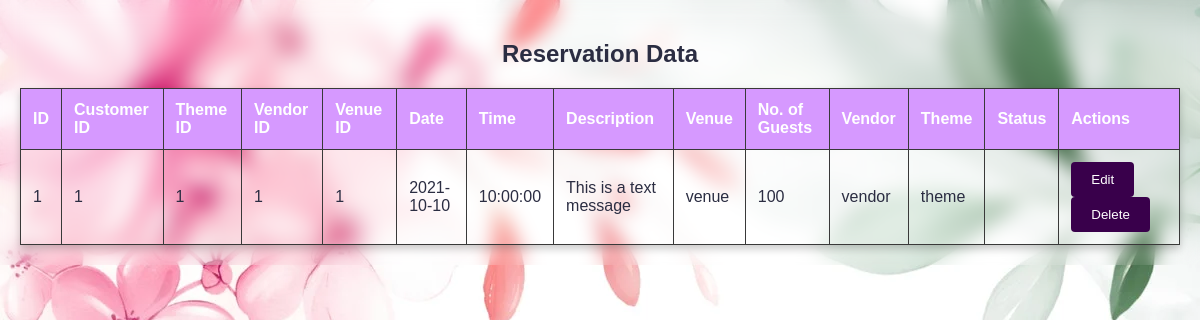
Page /Backend/viewReservation.php on the committed database.
### tables this page shows
CREATE TABLE IF NOT EXISTS `reservation` (
    `id` INT(100) NOT NULL AUTO_INCREMENT,
    `customer_id` INT(100) NOT NULL,
    `theme_id` INT(100) NOT NULL,
    `vendor_id` INT(100) NOT NULL,
    `venue_id` INT(100) NOT NULL,
    `admin_id` INT(100) NOT NULL,
    `date` DATE NOT NULL,
    `time` TIME NOT NULL,
    `description` VARCHAR(1000) NOT NULL,
    `venue` VARCHAR(100) NOT NULL,
    `no_guests` INT(100) NOT NULL,
    `vendor` VARCHAR(100) NOT NULL,
    `theme` VARCHAR(100) NOT NULL,
    PRIMARY KEY (`id`),
    FOREIGN KEY (`customer_id`) REFERENCES `customer` (`id`),
    FOREIGN KEY (`theme_id`) REFERENCES `theme` (`id`),
    FOREIGN KEY (`vendor_id`) REFERENCES `vendor` (`id`),
    FOREIGN KEY (`venue_id`) REFERENCES `venue` (`id`),
    FOREIGN KEY (`admin_id`) REFERENCES `admin` (`id`)
);

### Backend/viewReservation.php (the view, shortened to what this page needs)
<!DOCTYPE html>
<html lang="en">
<head>
    <link rel="stylesheet" href="./CSS/viewReservation.css" />
</head>
<body>
    <?php
    include '../Include/connectin.php';
    $sql = "SELECT * FROM reservation";
    $result = $conn->query($sql);
    $rows = array();
    if ($result->num_rows > 0) {
        while ($row = $result->fetch_assoc()) {
            $rows[] = $row;
        }
    }
    ?>
    <h2>Reservation Data</h2>
    <?php if (!empty($rows)) : ?>
        <table>
            <tr>
                <th>ID</th>
                <th>Customer ID</th>
                <th>Theme ID</th>
                <th>Vendor ID</th>
                <th>Venue ID</th>
                <th>Date</th>
                <th>Time</th>
                <th>Description</th>
                <th>Venue</th>
                <th>No. of Guests</th>
                <th>Vendor</th>
                <th>Theme</th>
                <th>Status</th>
                <th>Actions</th>
            </tr>
            <?php foreach ($rows as $row) : ?>
                <tr>
                    <td><?php echo $row['id']; ?></td>
                    <td><?php echo $row['customer_id']; ?></td>
                    <td><?php echo $row['theme_id']; ?></td>
                    <td><?php echo $row['vendor_id']; ?></td>
                    <td><?php echo $row['venue_id']; ?></td>
                    <td><?php echo $row['date']; ?></td>
                    <td><?php echo $row['time']; ?></td>
                    <td><?php echo $row['description']; ?></td>
                    <td><?php echo $row['venue']; ?></td>
                    <td><?php echo $row['no_guests']; ?></td>
                    <td><?php echo $row['vendor']; ?></td>
                    <td><?php echo $row['theme']; ?></td>
                    <td><?php echo $row['status']; ?></td>
                    <td>
                        <button onclick="openEditPopup(<?php echo $row['id']; ?>)">Edit</button>
                        <button onclick="openDeletePopup(<?php echo $row['id']; ?>)">Delete</button>
                    </td>
                </tr>
            <?php endforeach; ?>
        </table>
    <?php else : ?>
        <p>No results found.</p>
    <?php endif; ?>
</body>
</html>

### Backend/CSS/viewReservation.css (style rules this page uses)
table { border-collapse: collapse; width: 100%; margin-top: 20px; }
body { font-family: 'Poppins', sans-serif; background-image: url('../images/admin5.webp'); backdrop-filter: blur(10px); -webkit-backdrop-filter: blur(10px); color: #f4f4f4; margin: 0; padding: 20px; }
th, td { border: 1px solid #ddd; padding: 8px; text-align: left; }
th { background-color: #f2f2f2; }
h2 { color: #2B2D42; text-align: center; }
table { border-collapse: collapse; width: 100%; margin-top: 20px; box-shadow: 0 4px 8px 0 rgba(0,0,0,0.2); }
th, td { border: 1px solid #393939; padding: 12px; text-align: left; color: #2B2D42; }
th { background-color: #d699ff; color: #ffffff; }
tr:nth-child(even) { background-color: transparent; }
button { background-color: #39004b; color: #ffffff; padding: 10px 20px; border: none; border-radius: 4px; cursor: pointer; transition: background-color 0.3s ease, transform 0.2s ease; margin-right: 10px; }

### rows in the picture
reservation: id "1", customer "1", theme "1", vendor "1", venue "1", date "2021-10-10", time "10:00:00", description "This is a text message", venue "venue", no_guests "100", vendor "vendor", theme "theme"
